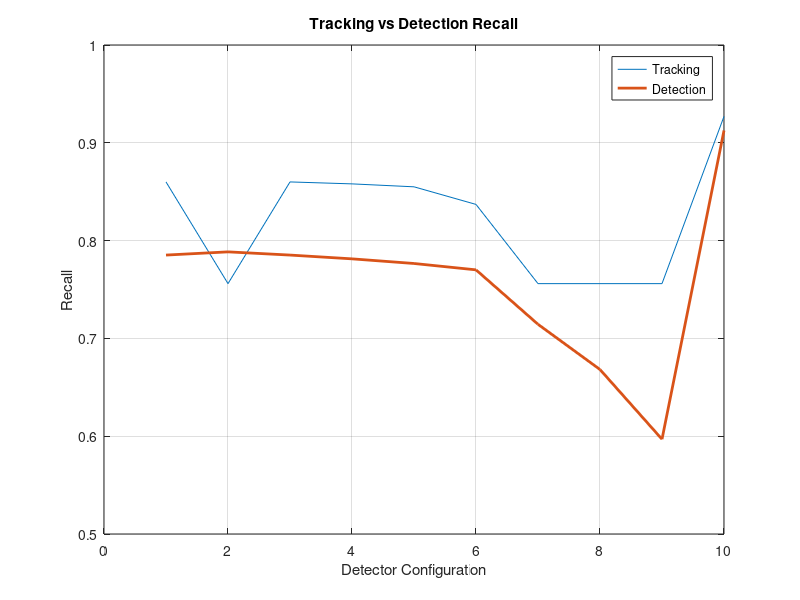
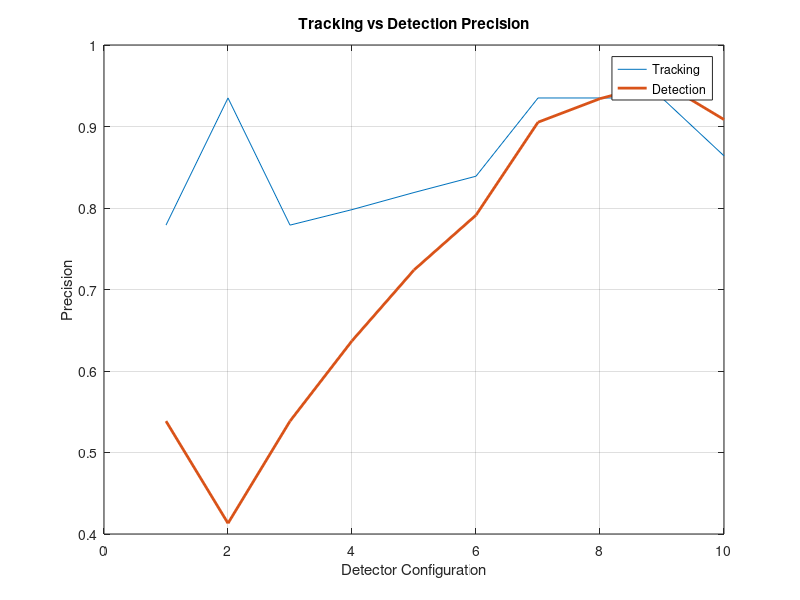
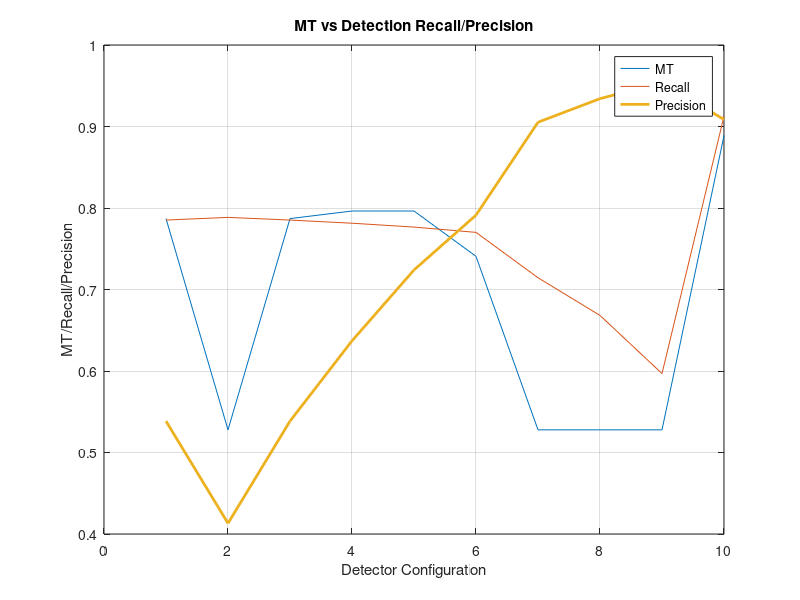

MATLAB code to generate these figures, in order:
line_width = 2;

k = importdata('data_prec_rec.txt');
track_recall=k(:, 1);
track_prec=k(:, 2);
det_recall=k(:, 3);
det_prec=k(:, 4);
x = 1:numel(track_recall);
figure, plot(x, track_recall, x, det_recall, 'LineWidth', line_width), grid on, legend({'Tracking', 'Detection'}), xlabel('Detector Configuration'), ylabel('Recall'), title('Tracking vs Detection Recall');
figure, plot(x, track_prec, x, det_prec, 'LineWidth', line_width), grid on, legend({'Tracking', 'Detection'}), xlabel('Detector Configuration'), ylabel('Precision'), title('Tracking vs Detection Precision');
k2 = importdata('data_mt.txt');
mt = k2(:, 1);
figure, plot(x, mt./100, x, det_recall, x, det_prec, 'LineWidth', line_width), grid on, legend({'MT', 'Recall', 'Precision'}), xlabel('Detector Configuration'), ylabel('MT/Recall/Precision'), title('MT vs Detection Recall/Precision');